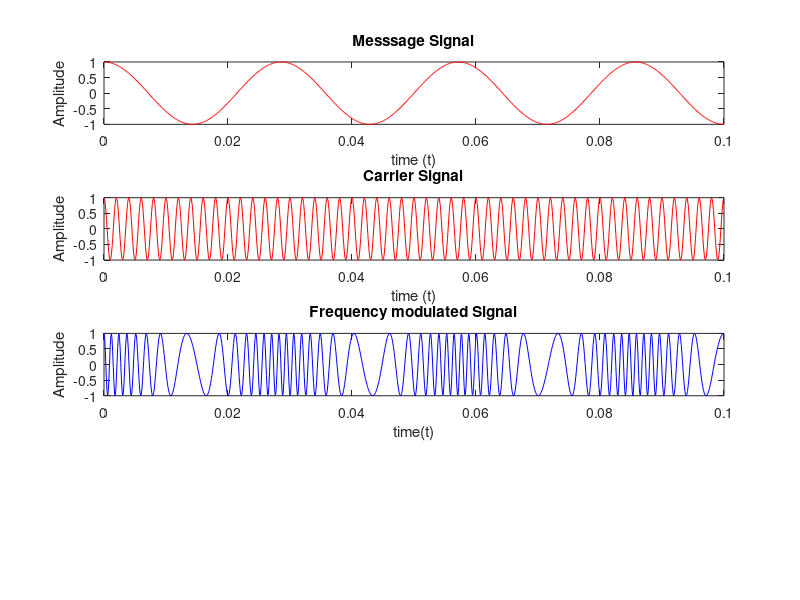

Reproduce this figure in MATLAB. (Note: this script raises an error after producing the figure.)
clc;
clear all;
close all;
Am=1;
Ac=1;
fs=10000;
fm=35;
fc=500;
B =10;
t=(0:0.1*fs)/fs;
m=(Am*cos(2*pi*fm*t))
subplot(4,1,1);
plot(t,m,'r');
title('Messsage Signal');
xlabel('time (t)');
ylabel('Amplitude'); 
c=(Ac*cos(2*pi*fc*t));
subplot(4,1,2);
plot(t,c,'r');
title('Carrier Signal');
xlabel('time (t)');
ylabel('Amplitude');
s=Ac*cos(2*pi*fc*t+B*(sin(2*pi*fm*t)));
subplot(4, 1, 3);
plot(t,s,'b');
xlabel('time(t)');
ylabel('Amplitude');
title('Frequency modulated Signal');
p=demod(s,fc,fs,'fm')
subplot(4, 1, 4);
plot(t,p,'g');
xlabel('time(t)');
ylabel('Amplitude');
title('Frequency Demodulated Signal');